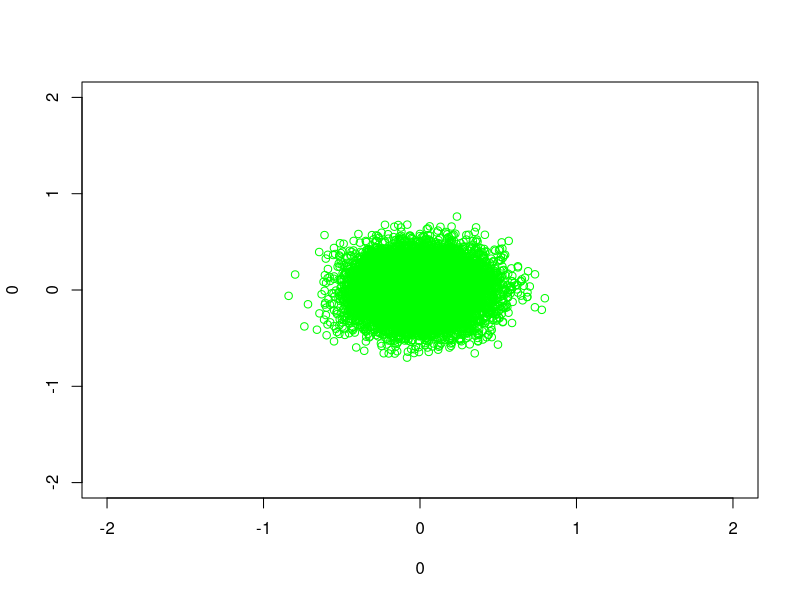
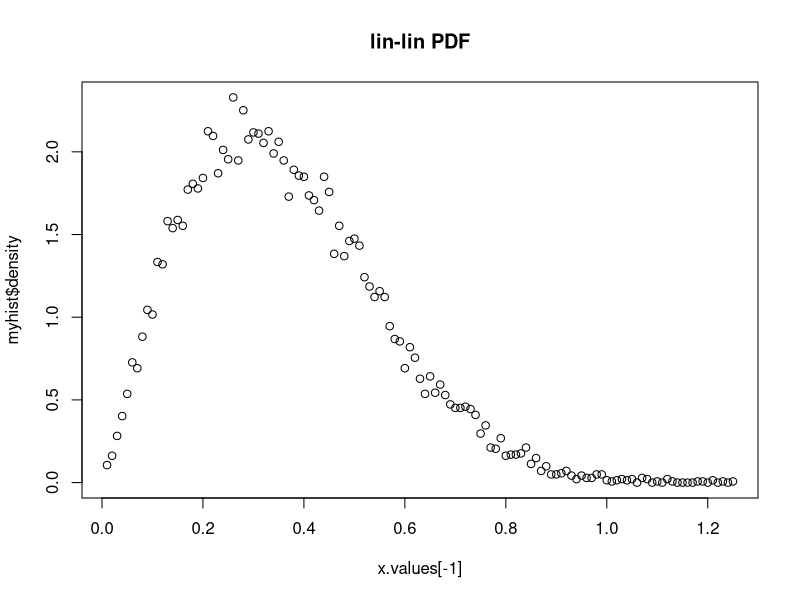
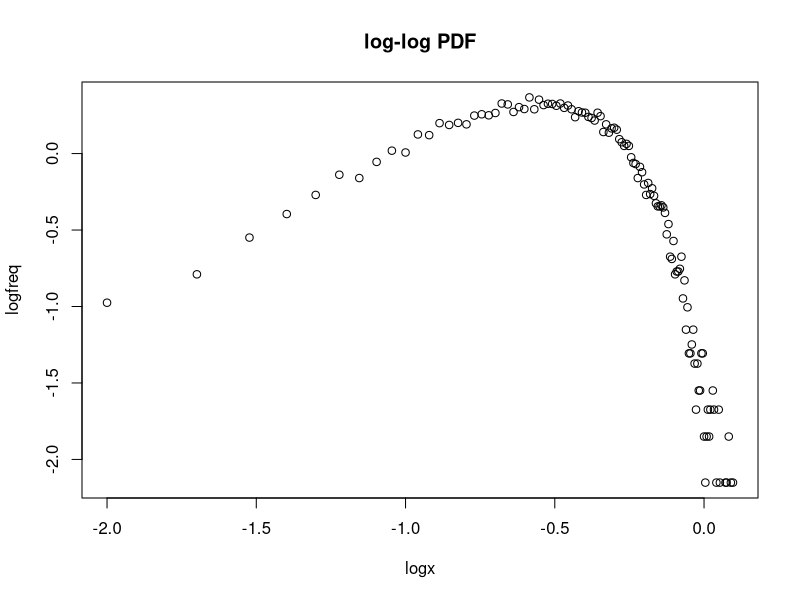
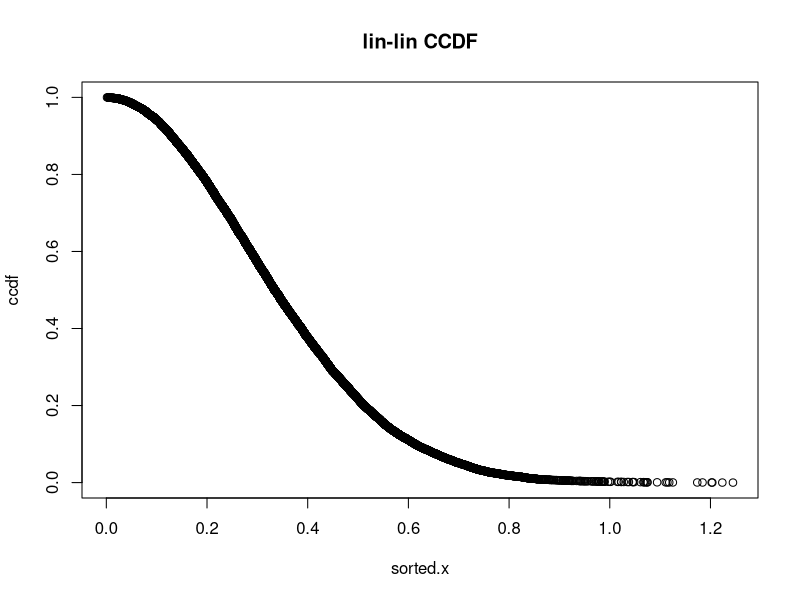
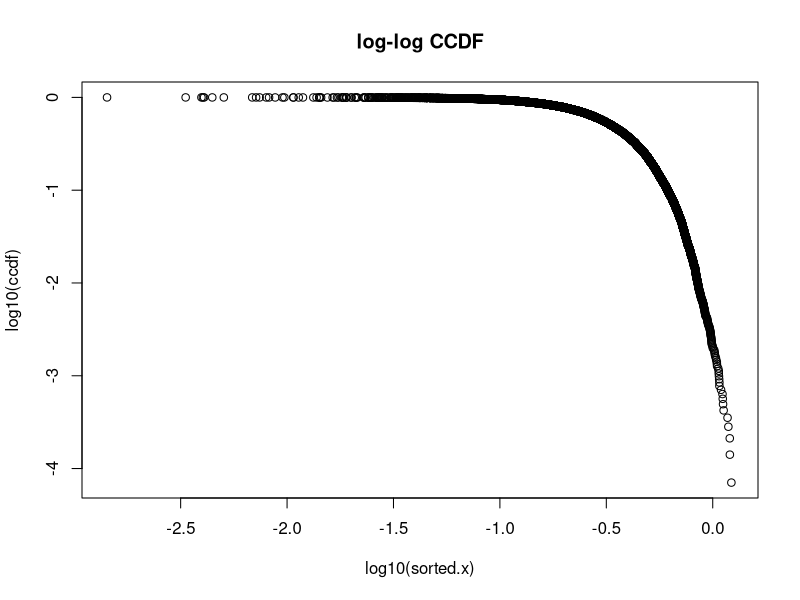

The R script that drew these images, in order:


# random points in circle, drawn from 2D uniform distribution

# A: generate N points in 1 x 1 box
# keep M points within circle radius 1

# B: generate N points in 1 x 1 box
# keep M points within circle radius 1

# create trips between A and B
# calculate distances

# make histogram
# plot lin-lin
# plot log-log

# make cdf
# plot lin-lin
# plot log-log


rm(list = ls())


pointsInDiscUniform <- function(N) {

  x <- c()
  y <- c()
  
  while(length(y) < N) {

    x.rand <- runif(1, -1, 1)
    y.rand <- runif(1, -1, 1)
    
    if (sqrt(x.rand^2 + y.rand^2) <= 1) {
      x <- append(x, x.rand)
      y <- append(y, y.rand)
    }
  }

  return(rbind(x,y))
}

pointsInDiscGaussian <- function(N) {

  x <- c()
  y <- c()
  
  while(length(y) < N) {

    x.rand <- rnorm(1, 0, .2)
    y.rand <- rnorm(1, 0, .2)
    
#   if (sqrt(x.rand^2 + y.rand^2) <= 1) {
    x <- append(x, x.rand)
    y <- append(y, y.rand)
#    }
  }

  return(rbind(x,y))
}


distPoints <- function(A, B) {

  distances <- c()
  
  for (i in 1:(dim(A)[2])) {

      x.diff <- A[1,i] - B[1,i]
      y.diff <- A[2,i] - B[2,i]
      
      euclid.dist <-  sqrt(x.diff^2 + y.diff^2)
  
      distances <- append(distances, euclid.dist)
    }
  
  return(distances)
}

plot.histogram <- function(distances) {
  
  x.values <- seq(0,max(distances)+0.01,.01)
#  x.values <- seq(0,2,.01)
  myhist <- hist(distances, breaks = x.values, main="lin-lin hist")

  logx <- log10(x.values[-1])
  logcounts <- log10(myhist$counts)
  plot(logx, logcounts, main="log-log hist")
}

plot.pdf <- function(distances) {
  
  x.values <- seq(0,max(distances)+0.01,.01)
#  x.values <- seq(0,2,.01)
  myhist <- hist(distances, breaks = x.values, plot=F)

  plot(x.values[-1], myhist$density, main="lin-lin PDF")
  
  logx <- log10(x.values[-1])
  logfreq <- log10(myhist$density)
  plot(logx, logfreq, main="log-log PDF")
}

plot.ccdf <- function(distances) {
  
  sorted.x <- sort(distances)

  cdf <- c()
  ccdf <- c()

  len <- length(distances)

  for (i in 1:len) {
    cdf <- append(cdf, i/len)
    ccdf <- append(ccdf, 1 - cdf[i])
  }

  plot(sorted.x, ccdf, main="lin-lin CCDF")
  
  plot(log10(sorted.x), log10(ccdf), main="log-log CCDF")
}


# for each individual, generate a set of trips such that the total distance <= MAX.DIST
individual.trips.chained <- function(N, MAX.DIST) {
  
  trip.distances <- c()

    # the A points
    plot(0,0, col="green", xlim = c(-2,2), ylim = c(-2,2))

  for (i in 1:N) {

    # home point
    home.point <- pointsInDiscGaussian(1)

    


    old.point <- home.point

    total.dist <- 0

    
    # note, stops AFTER reaching max 
    while(total.dist < MAX.DIST) {

      new.point <- pointsInDiscGaussian(1)
      
      points(new.point[1,], new.point[2,], col="green")
   
      this.distance <- distPoints(old.point, new.point)

      # store the distance
      trip.distances <- append(trip.distances, this.distance)
      
      total.dist <- total.dist + this.distance

      old.point <- new.point
    }

    # trip to return home
    this.distance <- distPoints(old.point, home.point)

    # store the distance
    trip.distances <- append(trip.distances, this.distance)
      
    total.dist <- total.dist + this.distance
    
  }

  return(trip.distances)
}

# number of individuals
N = 100

# total distance per individual
MAX.DIST = 50

distances <- individual.trips.chained(N, MAX.DIST)

plot.pdf(distances)

plot.ccdf(distances)
